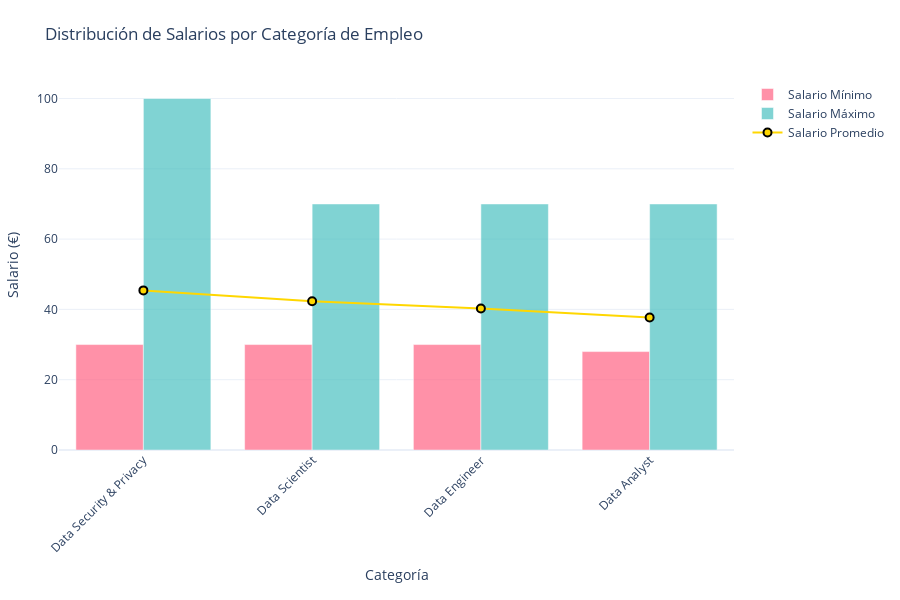

Notebook source saved alongside this figure:
### Code cell
def plot_salary_distribution(data):
    """
    Función para representar la distribución de salarios por categoría de empleo.

    Parámetros:
    - data: lista de diccionarios con la categoría y los valores de salario (mínimo, máximo y promedio).
    """

    # Convertir a DataFrame
    df = pd.DataFrame(data)
    df.columns = ["Categoría", "Salario Mínimo", "Salario Máximo", "Salario Promedio"]

    # Ordenar por salario promedio descendente
    df = df.sort_values(by="Salario Promedio", ascending=False)

    # Extraer los valores
    categorias = df["Categoría"].tolist()
    min_salarios = df["Salario Mínimo"].tolist()
    max_salarios = df["Salario Máximo"].tolist()
    avg_salarios = df["Salario Promedio"].tolist()

    # Crear la figura en Plotly
    fig = go.Figure()

    # Salario mínimo
    fig.add_trace(go.Bar(
        x=categorias,
        y=min_salarios,
        name="Salario Mínimo",
        marker=dict(color='rgba(255, 99, 132, 0.7)')
    ))

    # Salario máximo
    fig.add_trace(go.Bar(
        x=categorias,
        y=max_salarios,
        name="Salario Máximo",
        marker=dict(color='rgba(75, 192, 192, 0.7)')
    ))

    # Salario promedio
    fig.add_trace(go.Scatter(
        x=categorias,
        y=avg_salarios,
        mode='markers+lines',
        name="Salario Promedio",
        marker=dict(color='gold', size=8, line=dict(width=2, color='black'))
    ))

    # Configuración del diseño
    fig.update_layout(
        title="Distribución de Salarios por Categoría de Empleo",
        xaxis_title="Categoría",
        yaxis_title="Salario (€)",
        barmode='group',
        template="plotly_white",
        xaxis=dict(tickangle=-45),
        margin=dict(l=50, r=50, t=80, b=150),
        height=600
    )

    # Mostrar el gráfico
    fig.show()



pipeline = [
    { "$match": { "Salario": { "$exists": True, "$ne": None } } },
    { "$project": {
        "cat_original": 1,
        "salario_min": { "$convert": { "input": { "$arrayElemAt": ["$Salario", 0] }, "to": "double", "onError": None, "onNull": None } },
        "salario_max": { "$convert": { "input": { "$arrayElemAt": ["$Salario", 1] }, "to": "double", "onError": None, "onNull": None } }
    }},
    { "$group": {
        "_id": "$cat_original",
        "min_salario": { "$min": "$salario_min" },
        "max_salario": { "$max": "$salario_max" },
        "promedio_salario": { "$avg": "$salario_min" }
    }},
    { "$sort": { "promedio_salario": -1 } }
]

results = list(coleccion.aggregate(pipeline))

plot_salary_distribution(results)

### Figure 1 — Plotly figure (JSON) as saved in the notebook; plotly's stock layout.template omitted (floating-point values rounded to 4 significant figures)
{"data": [{"marker": {"color": "rgba(255, 99, 132, 0.7)"}, "name": "Salario Mínimo", "type": "bar", "x": ["Data Security & Privacy", "Data Scientist", "Data Engineer", "Data Analyst"], "y": [30, 30, 30, 28]}, {"marker": {"color": "rgba(75, 192, 192, 0.7)"}, "name": "Salario Máximo", "type": "bar", "x": ["Data Security & Privacy", "Data Scientist", "Data Engineer", "Data Analyst"], "y": [100, 70, 70, 70]}, {"marker": {"color": "gold", "line": {"color": "black", "width": 2}, "size": 8}, "mode": "markers+lines", "name": "Salario Promedio", "type": "scatter", "x": ["Data Security & Privacy", "Data Scientist", "Data Engineer", "Data Analyst"], "y": [45.41, 42.32, 40.24, 37.7]}], "layout": {"barmode": "group", "height": 600, "margin": {"b": 150, "l": 50, "r": 50, "t": 80}, "title": {"text": "Distribución de Salarios por Categoría de Empleo"}, "xaxis": {"tickangle": -45, "title": {"text": "Categoría"}}, "yaxis": {"title": {"text": "Salario (€)"}}}}
